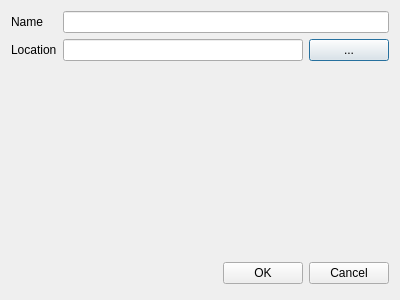
<?xml version="1.0" encoding="UTF-8"?>
<ui version="4.0">
 <class>NewProjectDialog</class>
 <widget class="QDialog" name="NewProjectDialog">
  <property name="windowModality">
   <enum>Qt::ApplicationModal</enum>
  </property>
  <property name="geometry">
   <rect>
    <x>0</x>
    <y>0</y>
    <width>400</width>
    <height>300</height>
   </rect>
  </property>
  <property name="windowTitle">
   <string>New Project</string>
  </property>
  <layout class="QVBoxLayout" name="verticalLayout">
   <item>
    <layout class="QFormLayout" name="formLayout">
     <item row="0" column="0">
      <widget class="QLabel" name="label">
       <property name="text">
        <string>Name</string>
       </property>
      </widget>
     </item>
     <item row="0" column="1">
      <widget class="QLineEdit" name="lineEdit"/>
     </item>
     <item row="1" column="0">
      <widget class="QLabel" name="label_2">
       <property name="text">
        <string>Location</string>
       </property>
      </widget>
     </item>
     <item row="1" column="1">
      <layout class="QHBoxLayout" name="horizontalLayout">
       <item>
        <widget class="QLineEdit" name="lineEdit_2"/>
       </item>
       <item>
        <widget class="QPushButton" name="pushButton">
         <property name="text">
          <string>...</string>
         </property>
        </widget>
       </item>
      </layout>
     </item>
    </layout>
   </item>
   <item>
    <layout class="QHBoxLayout">
     <property name="spacing">
      <number>6</number>
     </property>
     <property name="margin" stdset="0">
      <number>0</number>
     </property>
     <item>
      <spacer>
       <property name="orientation">
        <enum>Qt::Horizontal</enum>
       </property>
       <property name="sizeHint" stdset="0">
        <size>
         <width>131</width>
         <height>31</height>
        </size>
       </property>
      </spacer>
     </item>
     <item>
      <widget class="QPushButton" name="okButton">
       <property name="text">
        <string>OK</string>
       </property>
      </widget>
     </item>
     <item>
      <widget class="QPushButton" name="cancelButton">
       <property name="text">
        <string>Cancel</string>
       </property>
      </widget>
     </item>
    </layout>
   </item>
  </layout>
 </widget>
 <resources/>
 <connections>
  <connection>
   <sender>okButton</sender>
   <signal>clicked()</signal>
   <receiver>NewProjectDialog</receiver>
   <slot>accept()</slot>
   <hints>
    <hint type="sourcelabel">
     <x>278</x>
     <y>253</y>
    </hint>
    <hint type="destinationlabel">
     <x>96</x>
     <y>254</y>
    </hint>
   </hints>
  </connection>
  <connection>
   <sender>cancelButton</sender>
   <signal>clicked()</signal>
   <receiver>NewProjectDialog</receiver>
   <slot>reject()</slot>
   <hints>
    <hint type="sourcelabel">
     <x>369</x>
     <y>253</y>
    </hint>
    <hint type="destinationlabel">
     <x>179</x>
     <y>282</y>
    </hint>
   </hints>
  </connection>
 </connections>
</ui>
